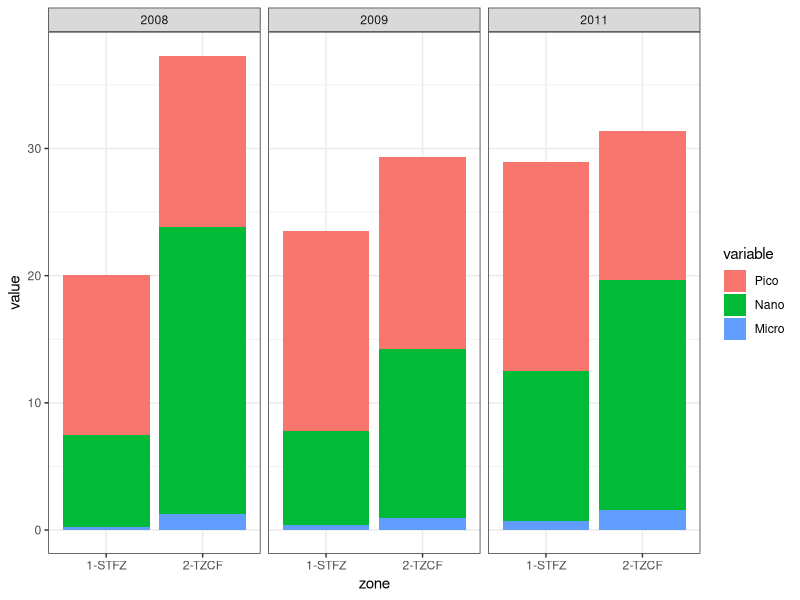
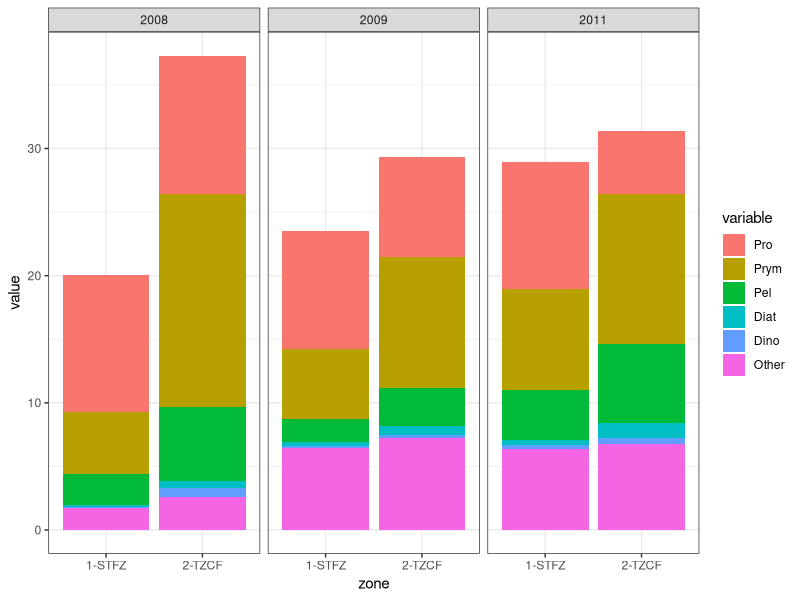
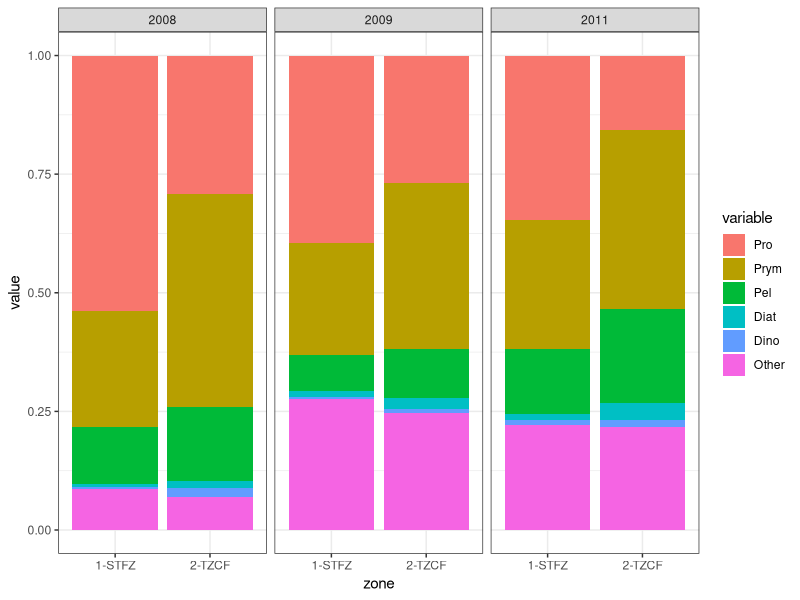
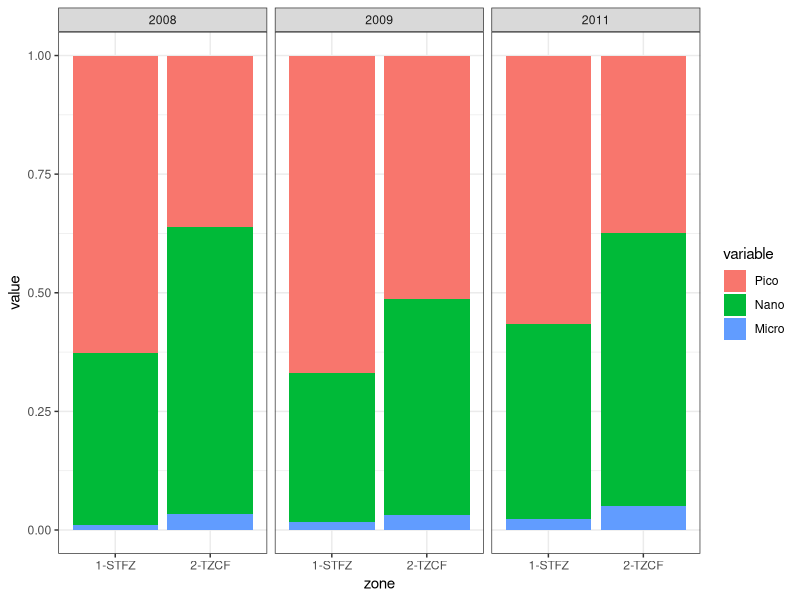

Write R code to recreate these figures, in order.
# This is an R script to read in the data written from the Matlab script FigXIntSizeClasses.m to file chlpigdata.csv
#
# Need the libraries reshape and ggplot2
library(reshape)
library(ggplot2)

# Read in the file that Matlab wrote out (CSV). chlpigdata.csv is actual values
pig = read.csv('chlpigdata.csv',header=T)

#Change 1,2 to '1-STFZ','2-TZCF' since Matlab only writes numbers
pig$zone[pig$zone==1]='1-STFZ'
pig$zone[pig$zone==2]='2-TZCF'

repig.all = melt(pig[,1:8],id=c('year','zone')) #Reshape to columns only taking chloropigments (e.g. pro, prym, diat, etc)
repig.size = melt(pig[,c(1:2,10:12)],id=c('year','zone')) # Reshape but only pico, nano, micro groups

# Barplot of pico, nano, micro in all areas grouped by year and zone
ggplot() + geom_bar(data=repig.size, aes(y = value, x = zone, fill = variable), stat="identity", position='stack') + theme_bw() + facet_grid( ~ year)

# Barplot of all groups in all areas grouped by year and zone
 ggplot() + geom_bar(data=repig.all, aes(y = value, x = zone, fill = variable), stat="identity", position='stack') + theme_bw() + facet_grid( ~ year)

# Do same thing but as percentage
pigperc = cbind(pig[,1:2],pig[3:8]/rowSums(pig[3:8]))

repigperc.all = melt(pigperc,id=c('year','zone')) #Reshape to columns only taking chloropigments (e.g. pro, prym, diat, etc)

# Barplot of pico, nano, micro in all areas grouped by year and zone
ggplot() + geom_bar(data=repigperc.all, aes(y = value, x = zone, fill = variable), stat="identity", position='stack') + theme_bw() + facet_grid( ~ year)

# Now do the size classes
pigperc = cbind(pig[,1:2],pig[10:12]/rowSums(pig[10:12]))

repigperc.size = melt(pigperc,id=c('year','zone')) #Reshape to columns only taking chloropigments (e.g. pro, prym, diat, etc)

# Barplot of pico, nano, micro in all areas grouped by year and zone
ggplot() + geom_bar(data=repigperc.size, aes(y = value, x = zone, fill = variable), stat="identity", position='stack') + theme_bw() + facet_grid( ~ year)
